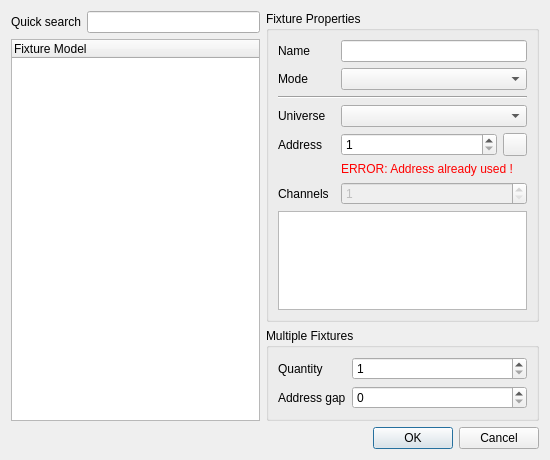
<?xml version="1.0" encoding="UTF-8"?>
<!--
  Q Light Controller Plus
  addfixture.ui

  Copyright (c) 2015 Massimo Callegari

  Licensed under the Apache License, Version 2.0 (the "License");
  you may not use this file except in compliance with the License.
  You may obtain a copy of the License at

      http://www.apache.org/licenses/LICENSE-2.0.txt

  Unless required by applicable law or agreed to in writing, software
  distributed under the License is distributed on an "AS IS" BASIS,
  WITHOUT WARRANTIES OR CONDITIONS OF ANY KIND, either express or implied.
  See the License for the specific language governing permissions and
  limitations under the License.
-->
<ui version="4.0">
 <class>AddFixture</class>
 <widget class="QDialog" name="AddFixture">
  <property name="geometry">
   <rect>
    <x>0</x>
    <y>0</y>
    <width>550</width>
    <height>460</height>
   </rect>
  </property>
  <property name="windowTitle">
   <string>Add fixture</string>
  </property>
  <layout class="QGridLayout" name="gridLayout_3">
   <item row="2" column="2">
    <widget class="QGroupBox" name="m_multipleGroup">
     <property name="title">
      <string>Multiple Fixtures</string>
     </property>
     <layout class="QGridLayout" name="gridLayout_2">
      <item row="0" column="0">
       <widget class="QLabel" name="m_amountLabel">
        <property name="text">
         <string>Quantity</string>
        </property>
       </widget>
      </item>
      <item row="0" column="1">
       <widget class="QSpinBox" name="m_amountSpin">
        <property name="sizePolicy">
         <sizepolicy hsizetype="Expanding" vsizetype="Preferred">
          <horstretch>0</horstretch>
          <verstretch>0</verstretch>
         </sizepolicy>
        </property>
        <property name="toolTip">
         <string>Number of fixtures to add</string>
        </property>
        <property name="minimum">
         <number>1</number>
        </property>
        <property name="maximum">
         <number>128</number>
        </property>
       </widget>
      </item>
      <item row="1" column="0">
       <widget class="QLabel" name="m_gapLabel">
        <property name="text">
         <string>Address gap</string>
        </property>
       </widget>
      </item>
      <item row="1" column="1">
       <widget class="QSpinBox" name="m_gapSpin">
        <property name="sizePolicy">
         <sizepolicy hsizetype="Preferred" vsizetype="Preferred">
          <horstretch>0</horstretch>
          <verstretch>0</verstretch>
         </sizepolicy>
        </property>
        <property name="toolTip">
         <string>Number of empty channels to leave between added fixtures</string>
        </property>
        <property name="maximum">
         <number>128</number>
        </property>
       </widget>
      </item>
     </layout>
    </widget>
   </item>
   <item row="0" column="2" rowspan="2">
    <widget class="QGroupBox" name="m_propertiesGroup">
     <property name="title">
      <string>Fixture Properties</string>
     </property>
     <layout class="QGridLayout" name="gridLayout">
      <item row="0" column="0">
       <widget class="QLabel" name="m_nameLabel">
        <property name="text">
         <string>Name</string>
        </property>
       </widget>
      </item>
      <item row="0" column="2">
       <widget class="QLineEdit" name="m_nameEdit">
        <property name="sizePolicy">
         <sizepolicy hsizetype="Expanding" vsizetype="Preferred">
          <horstretch>0</horstretch>
          <verstretch>0</verstretch>
         </sizepolicy>
        </property>
        <property name="toolTip">
         <string>A friendly name for the new fixture</string>
        </property>
       </widget>
      </item>
      <item row="1" column="0">
       <widget class="QLabel" name="m_modeLabel">
        <property name="text">
         <string>Mode</string>
        </property>
       </widget>
      </item>
      <item row="1" column="2">
       <widget class="QComboBox" name="m_modeCombo">
        <property name="sizePolicy">
         <sizepolicy hsizetype="Preferred" vsizetype="Preferred">
          <horstretch>0</horstretch>
          <verstretch>0</verstretch>
         </sizepolicy>
        </property>
        <property name="toolTip">
         <string>Selected fixture mode</string>
        </property>
       </widget>
      </item>
      <item row="2" column="0" colspan="3">
       <widget class="Line" name="line">
        <property name="orientation">
         <enum>Qt::Horizontal</enum>
        </property>
       </widget>
      </item>
      <item row="3" column="0">
       <widget class="QLabel" name="m_universeLabel">
        <property name="text">
         <string>Universe</string>
        </property>
       </widget>
      </item>
      <item row="3" column="2">
       <widget class="QComboBox" name="m_universeCombo">
        <property name="sizeAdjustPolicy">
         <enum>QComboBox::AdjustToMinimumContentsLength</enum>
        </property>
        <property name="minimumContentsLength">
         <number>16</number>
        </property>
       </widget>
      </item>
      <item row="4" column="0">
       <widget class="QLabel" name="m_addressLabel">
        <property name="text">
         <string>Address</string>
        </property>
       </widget>
      </item>
      <item row="4" column="2">
       <layout class="QHBoxLayout" name="horizontalLayout_6">
        <item>
         <widget class="QSpinBox" name="m_addressSpin">
          <property name="sizePolicy">
           <sizepolicy hsizetype="Preferred" vsizetype="Preferred">
            <horstretch>0</horstretch>
            <verstretch>0</verstretch>
           </sizepolicy>
          </property>
          <property name="toolTip">
           <string>The starting address of the (first) added fixture</string>
          </property>
          <property name="minimum">
           <number>1</number>
          </property>
          <property name="maximum">
           <number>512</number>
          </property>
         </widget>
        </item>
        <item>
         <widget class="QToolButton" name="m_diptoolButton">
          <property name="toolTip">
           <string>Address Tool</string>
          </property>
          <property name="icon">
           <iconset resource="qlcui.qrc">
            <normaloff>:/diptool.png</normaloff>:/diptool.png</iconset>
          </property>
         </widget>
        </item>
       </layout>
      </item>
      <item row="6" column="0">
       <widget class="QLabel" name="m_channelsLabel">
        <property name="text">
         <string>Channels</string>
        </property>
       </widget>
      </item>
      <item row="6" column="2">
       <widget class="QSpinBox" name="m_channelsSpin">
        <property name="enabled">
         <bool>false</bool>
        </property>
        <property name="sizePolicy">
         <sizepolicy hsizetype="Preferred" vsizetype="Preferred">
          <horstretch>0</horstretch>
          <verstretch>0</verstretch>
         </sizepolicy>
        </property>
        <property name="toolTip">
         <string>Number of channels in the selected fixture</string>
        </property>
        <property name="minimum">
         <number>1</number>
        </property>
        <property name="maximum">
         <number>128</number>
        </property>
        <property name="value">
         <number>1</number>
        </property>
       </widget>
      </item>
      <item row="7" column="0" colspan="3">
       <widget class="QListWidget" name="m_channelList">
        <property name="toolTip">
         <string>List of channels in the selected fixture mode</string>
        </property>
        <property name="alternatingRowColors">
         <bool>true</bool>
        </property>
        <property name="selectionMode">
         <enum>QAbstractItemView::NoSelection</enum>
        </property>
       </widget>
      </item>
      <item row="5" column="2">
       <widget class="QLabel" name="m_addrErrorLabel">
        <property name="text">
         <string>&lt;html&gt;&lt;head/&gt;&lt;body&gt;&lt;p&gt;&lt;span style=&quot; color:#ff0000;&quot;&gt;ERROR: Address already used !&lt;/span&gt;&lt;/p&gt;&lt;/body&gt;&lt;/html&gt;</string>
        </property>
       </widget>
      </item>
     </layout>
    </widget>
   </item>
   <item row="4" column="0" colspan="3">
    <layout class="QHBoxLayout" name="horizontalLayout">
     <item>
      <widget class="QLabel" name="m_fixturesCount">
       <property name="text">
        <string/>
       </property>
      </widget>
     </item>
     <item>
      <widget class="QDialogButtonBox" name="m_buttonBox">
       <property name="orientation">
        <enum>Qt::Horizontal</enum>
       </property>
       <property name="standardButtons">
        <set>QDialogButtonBox::Cancel|QDialogButtonBox::Ok</set>
       </property>
      </widget>
     </item>
    </layout>
   </item>
   <item row="0" column="0">
    <widget class="QLabel" name="label">
     <property name="text">
      <string>Quick search</string>
     </property>
    </widget>
   </item>
   <item row="0" column="1">
    <widget class="QLineEdit" name="m_searchEdit"/>
   </item>
   <item row="1" column="0" rowspan="2" colspan="2">
    <widget class="QTreeWidget" name="m_tree">
     <property name="sizePolicy">
      <sizepolicy hsizetype="Preferred" vsizetype="Expanding">
       <horstretch>0</horstretch>
       <verstretch>0</verstretch>
      </sizepolicy>
     </property>
     <column>
      <property name="text">
       <string>Fixture Model</string>
      </property>
     </column>
    </widget>
   </item>
  </layout>
 </widget>
 <resources>
  <include location="qlcui.qrc"/>
  <include location="qlcui.qrc"/>
 </resources>
 <connections>
  <connection>
   <sender>m_buttonBox</sender>
   <signal>accepted()</signal>
   <receiver>AddFixture</receiver>
   <slot>accept()</slot>
   <hints>
    <hint type="sourcelabel">
     <x>359</x>
     <y>449</y>
    </hint>
    <hint type="destinationlabel">
     <x>308</x>
     <y>376</y>
    </hint>
   </hints>
  </connection>
  <connection>
   <sender>m_buttonBox</sender>
   <signal>rejected()</signal>
   <receiver>AddFixture</receiver>
   <slot>reject()</slot>
   <hints>
    <hint type="sourcelabel">
     <x>284</x>
     <y>424</y>
    </hint>
    <hint type="destinationlabel">
     <x>399</x>
     <y>376</y>
    </hint>
   </hints>
  </connection>
 </connections>
</ui>
